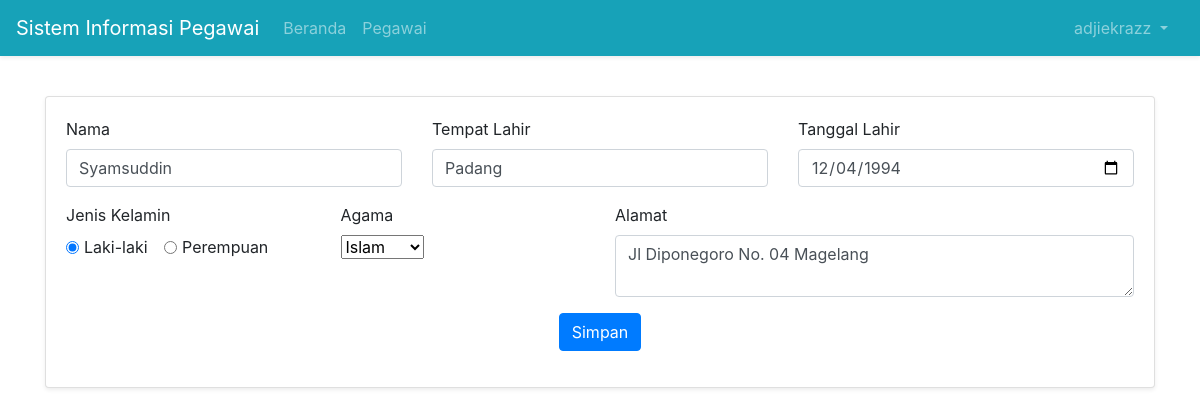
The app's page /index.php?page=Edit-Pegawai&id=1 (signed in) with its own data.
### tables this page shows
CREATE TABLE `pegawai` (
  `id` int(11) NOT NULL,
  `nama` varchar(64) NOT NULL,
  `jenis_kelamin` enum('Laki-laki','Perempuan') NOT NULL,
  `tanggal_lahir` date NOT NULL,
  `tempat_lahir` varchar(64) NOT NULL,
  `agama` enum('Islam','Kristen','Katholik','Hindu','Budha','Lainnya') NOT NULL,
  `alamat` varchar(255) NOT NULL
);

### pages/form-edit.php (the view, shortened to what this page needs)
<?php
    $id = $_GET['id'];
    $sql = "SELECT * FROM pegawai WHERE id = $id";
    $query = mysqli_query($koneksi, $sql);
    $pegawai = mysqli_fetch_assoc($query);
?>
<form action="" method="post">
<div class="row">
        <div class="col-xs-12 col-md-4 form-group">
            <label for="nama">Nama</label>
            <input type="text" class="form-control" name="nama" value="<?= $pegawai['nama']?>">
        </div>
        <div class="col-xs-12 col-md-4 form-group">
            <label for="tempat_lahir">Tempat Lahir</label>
            <input type="text" class="form-control" name="tempat_lahir" value="<?= $pegawai['tempat_lahir']?>">
        </div>
        <div class="col-xs-12 col-md-4 form-group">
            <label for="tanggal_lahir">Tanggal Lahir</label>
            <input type="date" class="form-control" name="tanggal_lahir" value="<?= $pegawai['tanggal_lahir']?>">
        </div>
    </div>
    <div class="row">
        <div class="col-xs-12 col-md-3 form-group">
            <label for="jenis_kelamin">Jenis Kelamin</label><br>
            <div class="form-check-inline">
                <input class="form-check-input" type="radio" name="jenis_kelamin" value="Laki-laki" <?= $pegawai['jenis_kelamin'] === 'Laki-laki' ? 'checked' : '' ; ?>>
                <label class="form-check-label" for="jenis_kelamin">
                    Laki-laki
                </label>
            </div>
            <div class="form-check-inline">
                <input class="form-check-input" type="radio" name="jenis_kelamin" value="Perempuan" <?= $pegawai['jenis_kelamin'] === 'Perempuan' ? 'checked' : '' ; ?>>
                <label class="form-check-label" for="jenis_kelamin">
                    Perempuan
                </label>
            </div>
        </div>
        <div class="col-xs-12 col-md-3 form-group">
            <label for="agama">Agama</label><br>
            <select name="agama">
                <option value="Islam" <?= $pegawai['agama'] === 'Islam' ? 'selected' : ''; ?>>Islam</option>
            </select>
        </div>
        <div class="col-xs-12 col-md-6 form-group">
            <label for="alamat">Alamat</label>
            <textarea name="alamat" class="form-control" rows="2"><?= $pegawai['alamat']; ?></textarea>
        </div>
    </div>
    <div class="row">
        <div class="col-md-12 form-group">
            <div class="text-center">
                <button type="submit" class="btn btn-primary" name="simpan">Simpan</button>
            </div>
        </div>
    </div>
</form>

### records on screen
pegawai: nama "Syamsuddin", tempat_lahir "Padang", tanggal_lahir "12/04/1994", jenis_kelamin "☑", agama "Islam", alamat "Jl Diponegoro No. 04 Magelang"

### other values on screen
$_SESSION['username'] "adjiekrazz"
